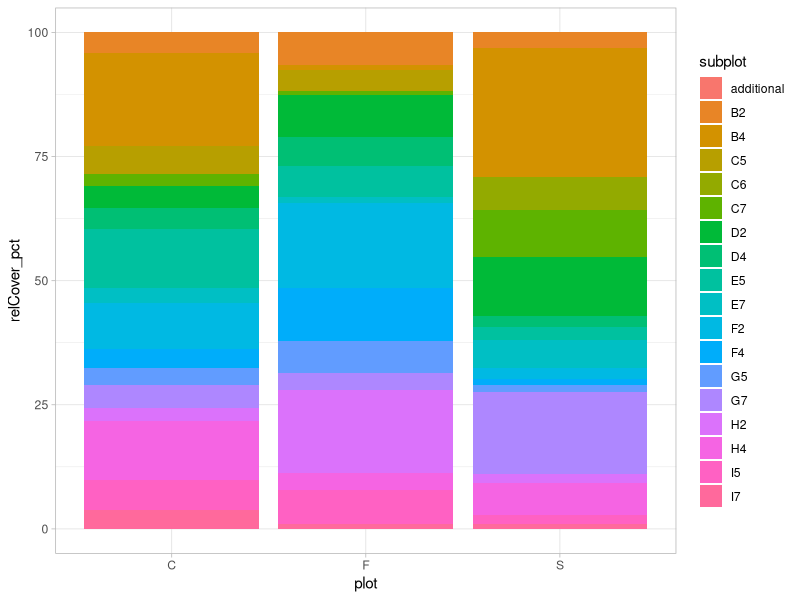
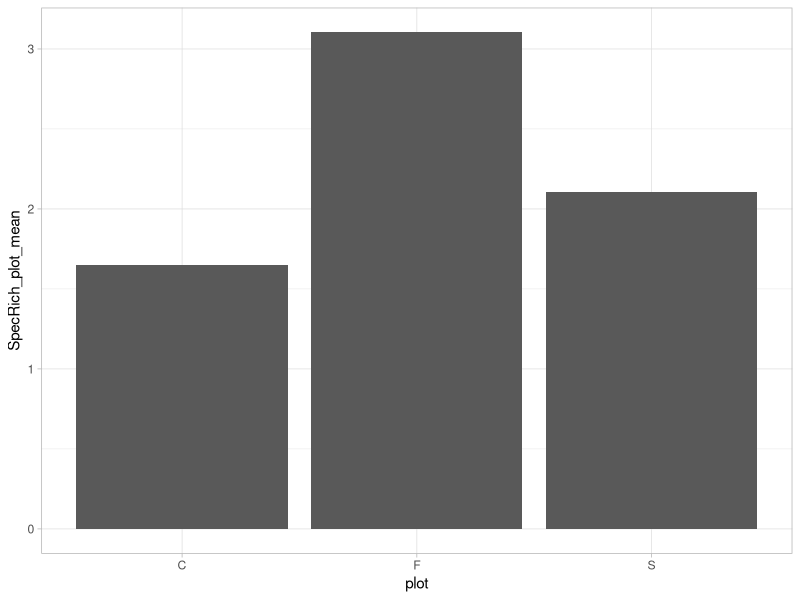
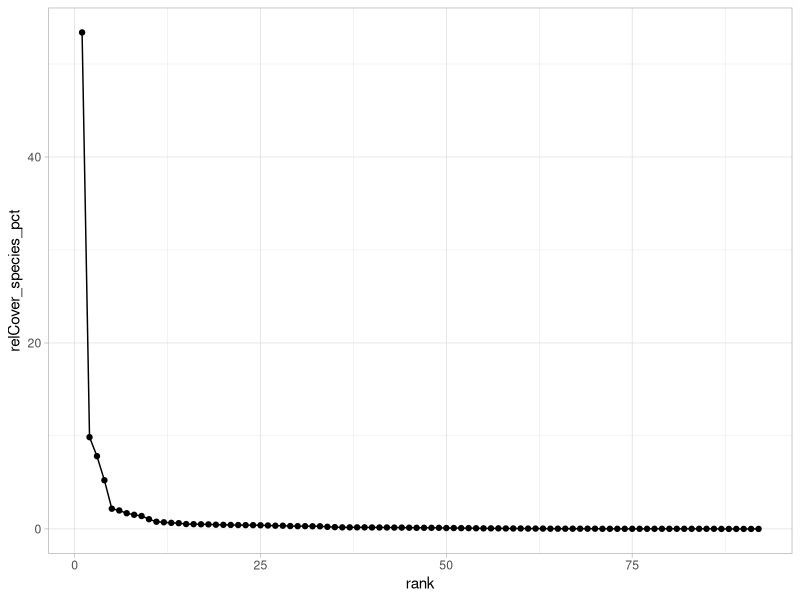
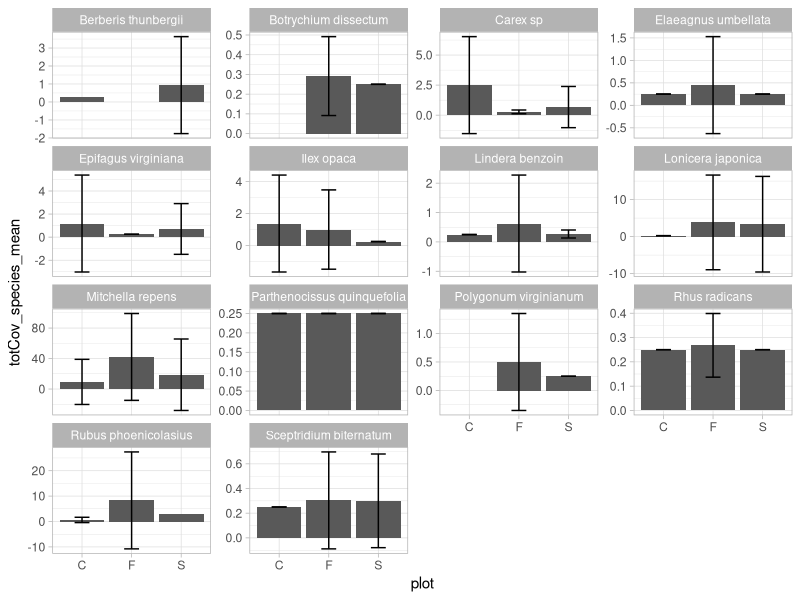

Generate these figures, in order, with R:
## ---- chunk 1
knitr::opts_chunk$set(echo = TRUE)
## ---- chunk 2
knitr::opts_knit$set(root.dir = 'C:\\Users\\louis\\OneDrive\\Documents\\UNCG\\Ecological Research') #setting working directory for all chunks
library(tidyverse) #loading tidyverse
theme_set(theme_light()) #setting a light theme for graphs
## ---- chunk 3
# import the data file
DF <- read.csv('TEMPEST_SERC_understory sppcomp_2021.csv')

Species <- DF %>% 
  distinct(species, .keep_all = FALSE)    # filter all unique species and delete everything else

Species2 <- Species[grepl("^[A-Z][a-z]+ [a-z][a-z]+", Species$species), ]
# ^[A-Z][a-z]+ matches the first word that starts with an upper case letter, and [a-z][a-z]+ matches the second word that starts with a lower case letter. The + indicates that the pattern should match one or more characters. The ^ and $ indicate the start and end of the string, respectively, ensuring that the pattern matches the entire string. The grepl() function returns a logical vector indicating which elements in the column match the pattern, and we use this to subset the original dataframe to keep only the desired rows.

DF2 <- DF %>% 
  mutate(workCol = paste(plot, subplot, sep= "-"))    # add a column with plot and subplot separated by '-'

DF2$plot <- ifelse(DF2$plot =="C", "control", ifelse(DF2$plot == "F", "freshwater inundation", "saltwater inundation"))         # change col plot to make them legible

TrtmtInfo <- select(DF2, plot, workCol)      # create new DF with cols plot and workCol
TrtmtInfo <- TrtmtInfo %>% 
  distinct()
## ---- chunk 4

DF3 <- DF %>% 
  distinct()            #Remove duplicates in a subplot
DF4 <-DF3               # take a copy of the dataframe with all duplicates removed

#remove rows where species does not start with a capital letter
DF3$Cap <- grepl("^[A-Z]", DF3$species)
DF3 <- DF3[DF3$Cap, ]

#remove rows of which the 2nd word of species does not start with a lower case
sec_word <- gsub("^\\w+\\s(\\w+).*$", "\\1", DF3$species)  # extract second word
stWLower <- grepl("^[a-z]", sec_word)   # check if second word starts with lowercase
DF3$SecLow <- stWLower       #add result as column to data frame
DF3 <- DF3[DF3$SecLow, ]    # remove rows where 2nd word of Species does not start with lower case
DF3 <- DF3 %>% 
  select(-Cap, -SecLow)

#calc total cover per subplot, calc rel. cover per species per subplot
CoverCalc <- DF3 %>% 
  group_by(plot, subplot) %>% 
  summarise(totCov_subplot = sum(cover, na.rm=TRUE),
            totCov_subplot_mean = mean(cover, na.rm = TRUE),
            totCov_subplot_sd = sd(cover, na.rm = TRUE)) %>%
  ungroup() %>% 
  mutate(totCov_subplot_se = 1.96*totCov_subplot_sd) %>%
  group_by(plot) %>%
  mutate(relCover_pct = totCov_subplot / sum(totCov_subplot) * 100) %>%
  ungroup()

SpecRich_plot <- DF4 %>%                              #starting from the dataframe with the duplicates removed, SpecRich_plot calculates the richness at plot level ((including the additional species not found in the subplot data).)
  group_by(plot) %>% 
  summarise(SpecRich_plot_tot = sum(cover, na.rm=TRUE),
            SpecRich_plot_mean = mean(cover, na.rm = TRUE),
            SpecRich_plot_sd = sd(cover, na.rm = TRUE)) %>%
  ungroup() %>% 
  mutate(SpecRich_plot_se = 1.96*SpecRich_plot_sd)


# write.csv(DF4,file='DF4.csv')
## ---- chunk 5
ggplot(data=CoverCalc, aes(x= plot, y=relCover_pct, fill=subplot)) +
  geom_bar(stat = 'identity')
## ---- chunk 6
ggplot(SpecRich_plot, aes(x=plot,  y=SpecRich_plot_mean)) + 
  geom_bar(stat = 'identity')

#•	Make two figures, giving each one a title to distinguish the two in your
# output and intelligibly labeling axes:
#   o	Bar graph of richness per plot (plot on x-axis) showing the mean and standard error across subplots.
#   o	Another bar graph showing the richness at the plot level (plot on x-axis).

## ---- chunk 7
#instructions to see to conflict with the expected outcome. (1DF with 2 cols) 
# - avg.rel.cov/spec per plot. (I.e a DF with the species per plot and their rel. coverage) = 3 cols (species, plot, avg rel.cover per plot)
# - avg. rel.cov/spec across all lots. (i.e. a DF will species and avg. rel.cover)

RelCovr_plot <-DF3 %>%   # calc average relative coverage per species per plot 
  group_by(plot, species) %>% 
  summarise(totCov_species = sum(cover, na.rm=TRUE)) %>%
  ungroup() %>% 
  group_by(plot) %>%
  mutate(relCover_species_pct = totCov_species / sum(totCov_species) * 100) %>%
  ungroup()
# must still remove col totCov_species

RelCovr <- DF3 %>%  # calc average relative coverage per species across all plots 
  group_by(treatment_year, species) %>% 
  summarise(totCov_species = sum(cover, na.rm=TRUE)) %>%  #calculate the total cover per species accross all plots (use treatment_year as a dummy - can maybe be deleted)
  ungroup() %>% 
  mutate(relCover_species_pct = totCov_species / sum(totCov_species) * 100) %>%   #calculate the % cover per species across all plots
  arrange(-relCover_species_pct) %>%   #order from high to low
  mutate(rank = row_number())  #add a column to rank:numbers 1 to ... 

ggplot(RelCovr, aes(x = rank, y = relCover_species_pct)) + 
  geom_point()+
  geom_line()

# must still remove cols treatment_year, totCov_species in the DF
#write.csv(RelCovr_plot,file='RelCovr_plot.csv')
#write.csv(RelCovr,file='RelCovr.csv')

#Calculate the average relative cover for each species across all subplots within each plot. Then calculate the average relative cover for each species across all plots. In the end you should have a data frame with two columns: species and average relative cover.


#•	Create a rank abundance curve for the average understory plant community composition across all plots by following these steps:
#o	Calculate the average relative cover for each species across all subplots within each plot. Then calculate the average relative cover for each species across all plots. In the end you should have a data frame with two columns: species and average relative cover.
#o	Sort the data frame you created from highest to lowest relative cover. Hint: use code to do this otherwise it won't stick! Look into the arrange() function if you're unsure.
#o	Create a new column in your data frame that gives each species a rank (number from 1 to X) based on their abundance where 1=most abundant.
#o	Make a figure with points connected by lines of the rank on the x-axis and the relative cover on the y-axis. Use geom_text to label your points with the species names and be sure to give your axes intelligible labels.

## ---- chunk 8
RelCovr_plot2 <-DF3 %>%   # calc average relative coverage per species per plot 
  group_by(plot, species) %>% 
  summarise(totCov_species = sum(cover, na.rm=TRUE),
            totCov_species_mean = mean(cover, na.rm = TRUE),
            totCov_species_sd = sd(cover, na.rm = TRUE)) %>%
  ungroup() %>% 
  mutate(totCov_species_se = 1.96*totCov_species_sd) 

#prepare a data frame to plot only the species requested
RelCovr_plot3 <- subset(RelCovr_plot2, species %in% c("Berberis thunbergii", "Botrychium dissectum", "Carex sp", "Elaeagnus umbellata", "Epifagus virginiana", "Gallium circaezans", "Ilex opaca", "Lindera benzoin", "Lonicera japonica", "Mitchella repens", "Parthenocissus quinquefolia", "Polygonum virginianum", "Rhus radicans", "Rubus phoenicolasius", "Sceptridium biternatum", "Symphotrichium lateriflorum"))

ggplot(RelCovr_plot3, aes(x=plot, y = totCov_species_mean)) +
  geom_bar(stat = 'identity') +
  geom_errorbar(aes(ymin=totCov_species_mean - totCov_species_se,
                  ymax=totCov_species_mean + totCov_species_se,
                  width=0.3))+
  facet_wrap(~species, scales = "free_y")

#•	Calculate the mean and standard error for each species relative cover by plot. Make a bar graph of these means and standard errors, with plot on the x-axis and faceted by species, for the following species: Berberis thunbergii, Botrychium dissectum, Carex sp, Elaeagnus umbellata, Epifagus virginiana, Gallium circaezans, Ilex opaca, Lindera benzoin, Lonicera japonica, Mitchella repens, Parthenocissus quinquefolia, Polygonum virginianum, Rhus radicans, Rubus phoenicolasius, Sceptridium biternatum, Symphotrichium lateriflorum. Be sure to allow y-axis scale to vary in your facet statement.
